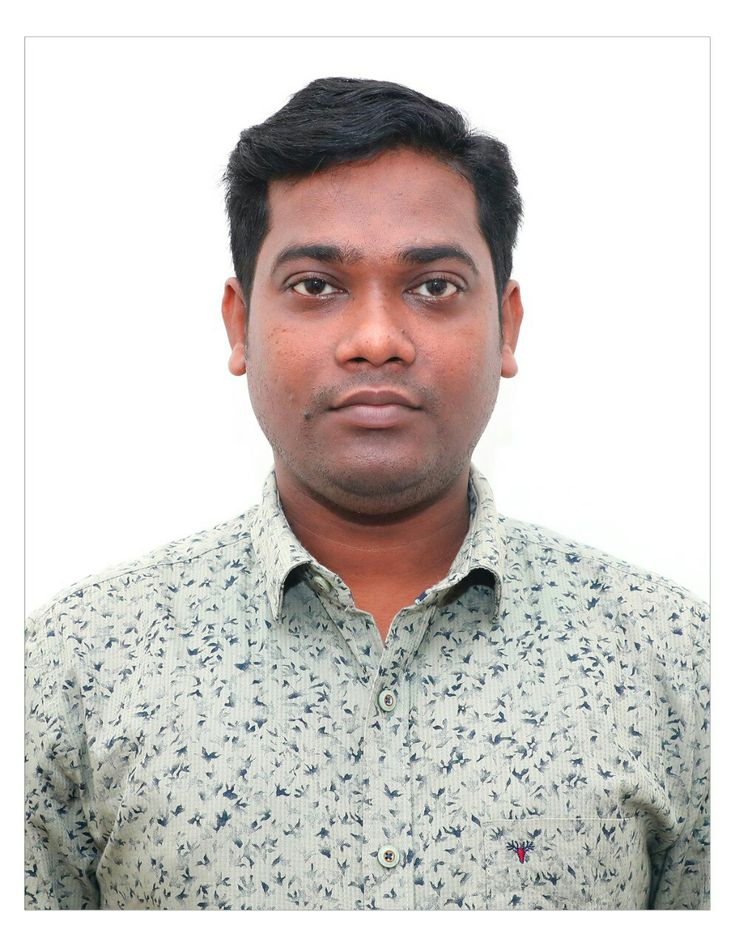
#> input picture Python/FirstPythonProject/input.jpg, 735 x 947 px
$ python convert_to_passport_image_8.py
#> lines starting #> are read from the running program, lines starting #| are printed output that depends on the picture
import os

from PIL import Image

# Open the image you want to convert
input_image = Image.open('input.jpg')
#> input_image is the input picture: PIL image 735x947 RGB; mean R, G, B 208.9, 204.5, 201.1

# Define the dimensions in inches (1.5x2 inches)
passport_size_in_inches = (1.5, 2)

# Define the DPI (dots per inch), commonly 300 DPI for photos
dpi = 300

# Calculate the target size in pixels (width, height)
passport_size_in_pixels = (int(passport_size_in_inches[0] * dpi), int(passport_size_in_inches[1] * dpi))

# Resize the image to passport size
resized_image = input_image.resize(passport_size_in_pixels)

# Create a new blank 4x6 inch image
canvas_size_in_inches = (6, 4)
canvas_size_in_pixels = (int(canvas_size_in_inches[0] * dpi), int(canvas_size_in_inches[1] * dpi))

# Create a white background (255, 255, 255) 4x6 inch canvas
canvas = Image.new('RGB', canvas_size_in_pixels, (255, 255, 255))
#> canvas: PIL image 1800x1200 RGB; every value is 255

# Paste the resized passport image 8 times on the canvas in 4x2 grid
for row in range(2):
    for col in range(4):
        # Calculate the x and y positions for each image
        x_offset = col * passport_size_in_pixels[0]
        y_offset = row * passport_size_in_pixels[1]
        # Paste the image at the calculated position
        canvas.paste(resized_image, (x_offset, y_offset))
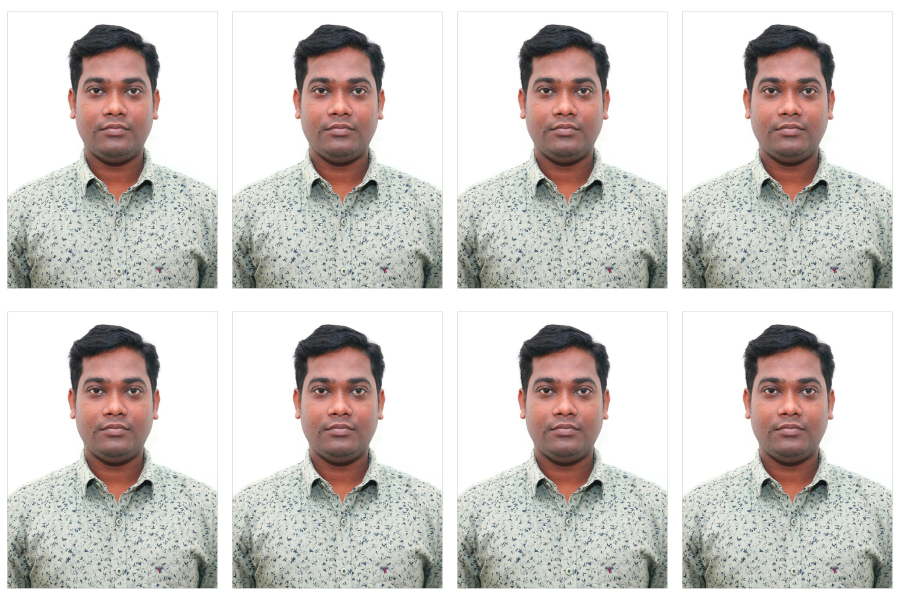
#> canvas: PIL image 1800x1200 RGB (shown at 1/2 size); mean R, G, B 208.9, 204.5, 201.1

# Save the final image as a 4x6 inch ready-for-print image
canvas.save('output_image_8.jpg', dpi=(dpi, dpi))

# Display the final image
canvas.show()

os.system('pause')
